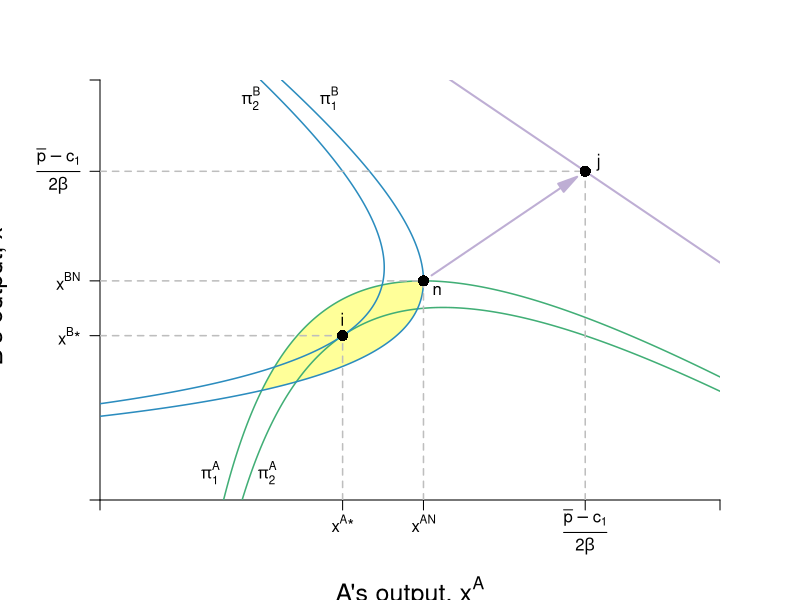

Reproduce this figure in R. (Note: this script raises an error after producing the figure.)
#Graph Designer: Simon Halliday & Madeleine Wettach '20
#Authors: Bowles, Foley and Halliday
#Title: Microeconomics: Competition, Conflict and Coordination

require(shape)
pdf(file = "competitionmarkets/cournot_brfs_profits_social.pdf", width = 9, height = 7)

#Set parameters for graphics
axislabelsize <- 1.5
graphlinewidth <- 2
segmentlinewidth <- 1.5

COL <- c("#7fc97f", "#beaed4", "#fdc086", "#ffff99", "#386cb0", "#f0027f", "#bf5b17", "#666666")
COLA <- c("#99d8c9","#66c2a4","#41ae76", "#238b45", "#005824")
COLB <- c("#4eb3d3", "#2b8cbe", "#0868ac","#084081")

par(mar =  c(5, 5, 4, 4))

socialW <- function(xa, s = 0.5, pmax = 20, c1 = 2, slope = 1) {
  (pmax - c1)/s - slope*xa
}

piA <- function(xa, xb, s = 0.5, pmax = 20, c1 = 2) {
  (pmax - s*xb)*xa - s*(xa)^2 - c1*xa
}

piB <- function(xa, xb, s = 0.5, pmax = 20, c1 = 2) {
  (pmax - s*xa)*xb - s*(xb)^2 - c1*xb
}

brfB <- function(xa, s = 0.5, pmax = 20, c1 = 2) {
  (pmax - c1)/(2*s) - (1/2)*xa
}

brfA <- function(xa, s = 0.5, pmax = 20, c1 = 2) {
  (pmax - c1)/s - 2*xa
}

xANE <- function(pbar, beta = 2, c1 = 1){
  (pbar - c1)/(3*beta)
}

isoA <- function(xa, s = 0.5, pmax = 20, c1 = 2, piA = 72){
  -(c1*xa - pmax*xa + s*xa^2 + piA)/(s*xa)
}

isoB1 <- function(xa, s = 0.5, pmax = 20, c1 = 2, piB = 72){
  (-sqrt((c1 - pmax + s*xa)^2 - 4*piB*s) - c1 + pmax -s*xa)/(2*s)
}

isoB2 <- function(xa, s = 0.5, pmax = 20, c1 = 2, piB = 72){
  (sqrt((c1 - pmax + s*xa)^2 - 4*piB*s) - c1 + pmax -s*xa)/(2*s)
}


#Input into Wolfram Alpha: solve for x y = 1/b - (0.5*x)/(a*b) - u/(a*b*x)

#solve for y 72 = (p - s*y)*x - s*(x)^2 - c1*x 
#solve for y 72 = (p - s*x)*y - s*(y)^2 - c1*y

xlims <- c(0, 23)
ylims <- c(0, 23)

npts <- 501 
x <- seq(xlims[1], xlims[2], length.out = npts)
y <- seq(ylims[1], ylims[2], length.out = npts) 
a <- c(72, 81)
b <- c(72, 81)

plot(0, 0, xlim = xlims, ylim = ylims, type = "n",
     xlab = expression(paste("")),
     ylab = expression(paste("")), 
     xaxt = "n", 
     yaxt = "n", 
     cex.lab = axislabelsize, 
     bty = "n",
     xaxs="i", 
     yaxs="i")

# ticksy <- seq(from = 0, to = ylims[2], by = 2)
# ylabels <- seq(from = 0, to = ylims[2], by = 2)
# ticksx <- seq(from = 0, to = xlims[2], by = 2)
# xlabels <- seq(from = 0, to = xlims[2], by = 2)
ticksy <- c(0, 9, 12, 18, 36, ylims[2])
ylabels <- c(NA, expression(paste(x^{B},"*")), expression(paste(x^{BN})), expression(paste( frac(bar(p) - c[1],2*beta) )), expression(paste( frac(bar(p) - c[1],beta) )), NA)
ticksx <- c(0, 9, 12, 18, 36, xlims[2])
xlabels <- c(NA, expression(paste(x^{A},"*")), expression(paste(x^{AN})), expression(paste(frac(bar(p) - c[1],2*beta))), expression(paste( frac(bar(p) - c[1],beta) )), NA)


axis(1, at = ticksx, pos = 0, labels = FALSE)
text(x = c(0, 9, 12, 18, 36, xlims[2]), par("usr")[3] - 0.4, labels = xlabels, srt = 0, pos = 1, xpd = TRUE)
axis(2, at = ticksy, pos = 0, labels = ylabels, las = 1)

npts <- 500 
xx1 <- seq(xlims[1], xlims[2], length.out = npts)

#Pareto-improving lens
xpoly1 <- seq(from = 5.95, to = 12, length.out = 500)
ypoly1 <- isoA(xpoly1)
ypoly2 <- isoB1(xpoly1)
polygon(x = c(xpoly1, rev(xpoly1)), y = c(ypoly1, rev(ypoly2)), col=COL[4], density=NULL, border = NA)


#lines(xx1, brfA(xx1, s = 0.5, pmax = 20, c1 = 2), col = COLA[4], lwd = graphlinewidth)
#lines(xx1, brfB(xx1, s = 0.5, pmax = 20, c1 = 2), col = COLB[4], lwd = graphlinewidth)
lines(xx1, socialW(xx1, s = 0.5, pmax = 20, c1 = 2), col = COL[2], lwd = graphlinewidth)


contour(y, x, 
        outer(x, y, piA),
        #labels = c("v1", "v2", "v3"),
        drawlabels = FALSE,
        col = COLA[3],
        #xlab = expression(paste("A's Apples, ", x)),
        #ylab = expression(paste("A's Oranges, ", y)),
        #cex.lab = axislabelsize,
        lwd = segmentlinewidth,
        levels = a, 
        xaxs="i", 
        yaxs="i", 
        add = TRUE) 

text(0.5*(xlims[2]), -5, expression(paste("A's output, ", x^A)), xpd = TRUE, cex = axislabelsize) 
text(-4, 0.5*ylims[2], expression(paste("B's output, ", x^B)), xpd = TRUE, cex = axislabelsize, srt = 90) 

#Add arrows:
#arrows(-0.8, 10, -0.8, 14, xpd = TRUE, length=0.1,angle=40,lwd=3)
#arrows(6.2, -1.7, 9, -1.7, xpd = TRUE, length=0.1,angle=40,lwd=3)


contour(x, y, 
        outer(x, y, piB),
        #labels = c("v1", "v2", "v3"),
        drawlabels = FALSE,
        col = COLB[2],
        #xlab = expression(paste("")),
        #ylab = expression(paste("")),
        lwd = segmentlinewidth,
        levels = b, 
        add = TRUE
        #xaxs="i", 
        #yaxs="i"
) 


#segments(4.11765, 6.17647, 5.88, 8.88, lty = 1, col = COL[2] , lwd = graphlinewidth)
# text(7.3, 3, expression("Pareto Efficient"))
# text(7.3, 2.4, expression("Curve"))
# Arrows(7.3, 3.5, 7.3, 6.1, col = "black", lty = 1, lwd = 2, arr.type = "triangle", arr.lwd = 0.5)

#Label the iso-welfare functions for the HG, Aisha
text(4.1, 1.5, expression(pi[1]^A))
text(6.2, 1.5, expression(pi[2]^A))
#text(6, 1.5, expression(pi[3]^A))
#text(7, 1.5, expression(pi[Opp]^A))
#text(6.6, 8.3, expression(u[4]^A))

#Label the indifference curves for the HG, Betty
#text(11.8, 18, expression(pi[Vic]^B))
text(8.5, 22, expression(pi[1]^B))
text(5.6, 22, expression(pi[2]^B))
#text(8.4, 18, expression(pi[3]^B))
#text(3.4, 6.9, expression(v[4]^B))

#Label Nash Equilibrium 
segments(0, 12, 12, 12, lty = 2, col = "gray" , lwd = segmentlinewidth)
segments(12, 0, 12, 12, lty = 2, col = "gray" , lwd = segmentlinewidth)
points(12, 12, pch = 16, col = "black", cex = 1.5)
#text(14, 12.4, expression(paste("Nash Equilibrium")))
text(12.5, 11.5, expression(paste(n)))

#Checking points
#points(5.95, 5.95, pch = 16, col = "black", cex = 1.5)
#segments(8, 10, 10, 8, lty = 1, col = COL[2] , lwd = graphlinewidth)

# 
text(9, 9.9, expression(paste(i)))
segments(0, 9, 9, 9, lty = 2, col = "gray" , lwd = segmentlinewidth)
segments(9, 0, 9, 9, lty = 2, col = "gray" , lwd = segmentlinewidth)
# segments(13.5, 0, 13.5, 9, lty = 2, col = "gray" , lwd = segmentlinewidth)
points(9, 9, pch = 16, col = "black", cex = 1.5)
# points(13.5, 9, pch = 16, col = "black", cex = 1.5)
# text(13.45, 9.6, expression(paste("d")))


# points(10, 8, pch = 16, col = "black", cex = 1.5)
# text(10, 8.6, expression(paste("f")))
# points(8, 10, pch = 16, col = "black", cex = 1.5)
# text(8, 10.6, expression(paste("g")))


# #Annotate Pareto Efficient Curve and relevant points

# points(6, 8, pch = 16, col = "black", cex = 1.5)
# text(6, 8.5, expression(paste("g")))
# 
# points(8, 6, pch = 16, col = "black", cex = 1.5)
# text(7, 7.5, expression(paste("i")))
# 
# points(7, 7, pch = 16, col = "black", cex = 1.5)
# text(8, 6.5, expression(paste("f")))

segments(0, 18, 18, 18, lty = 2, col = "gray" , lwd = segmentlinewidth)
segments(18, 0, 18, 18, lty = 2, col = "gray" , lwd = segmentlinewidth)
points(18, 18, pch = 16, col = "black", cex = 1.5)
text(18.5, 18.5, expression(paste(j)))

#A's brf
#text(2, 14, expression(paste("B's best response")))
#text(2, 13.5, expression(paste("function")))
#Arrows(2, 14.3, 2, 16.5, col = "black", lty = 1, lwd = 2, arr.type = "triangle", arr.lwd = 0.5)

#A's brf
#text(16.5, 7, expression(paste("A's best response")))
#text(16.5, 6.5, expression(paste("function")))
#Arrows(16.5, 6, 16.5, 3.75, col = "black", lty = 1, lwd = 2, arr.type = "triangle", arr.lwd = 0.5)

#Arrow for owners and consumers
Arrows(12.3, 12.3, 17.4, 17.4, lty = 1, lwd = 2, arr.type = "triangle",  col = COL[2])
text(14, 17, expression(paste("Better for")), cex = labelsize)
text(14, 16, expression(paste("consumers")), cex = labelsize)

Arrows(12, 8, 9.5, 5.5, lty = 1, lwd = 2, arr.type = "triangle",  col = "#ff7f00")
text(10.5, 5, expression(paste("Better")), cex = labelsize)
text(10.5, 4, expression(paste("for")), cex = labelsize)
text(10.5, 3, expression(paste("owners")), cex = labelsize)

#f0027f
#e41a1c
dev.off()
